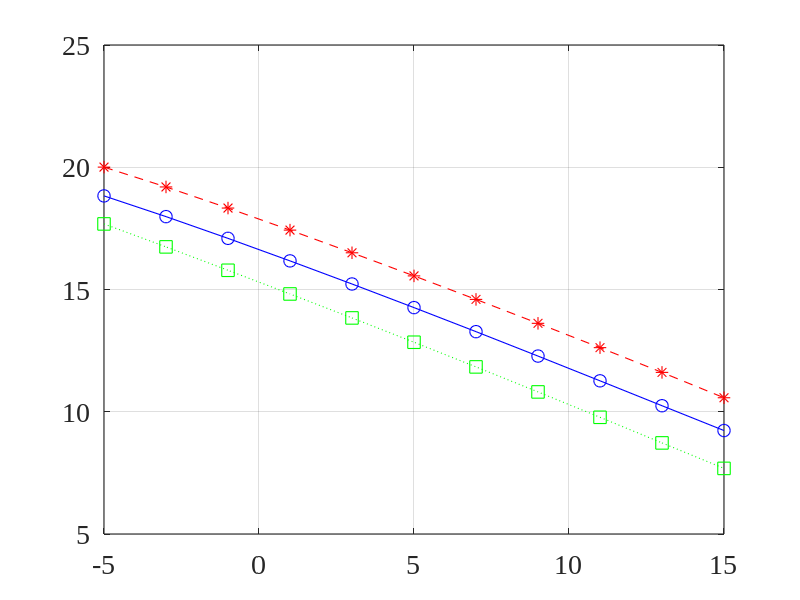
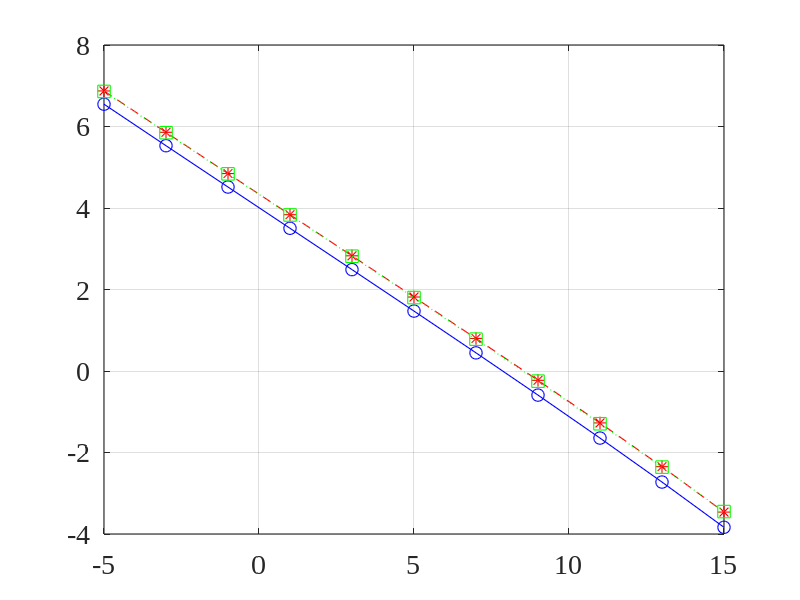
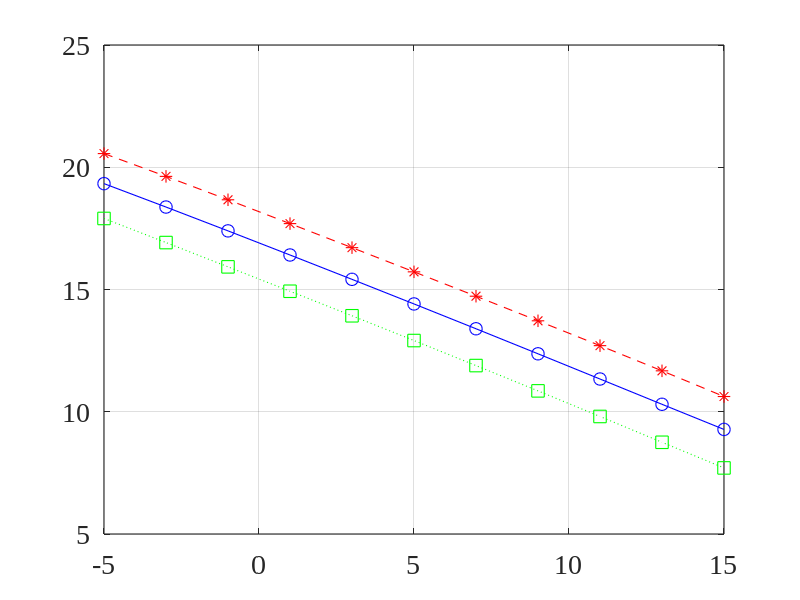
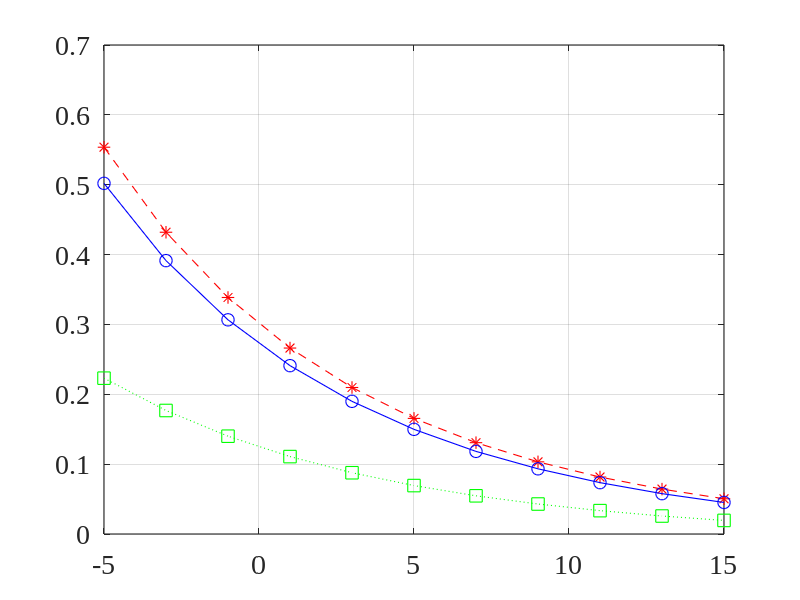

Recreate these plots in MATLAB, in order.
close all; clc; clear all;
linewd = 0.8;
hcfontsize = 20;
MarkerSize=9;

broadband_iSNR_dB=(-5:15)';
broadband_iSNR=10.^(broadband_iSNR_dB/10);

f=linspace(-0.5,0.5,1e4);  % frequency
f=f(2:end-1);
df=f(2)-f(1);

A=0.5;
T=500;
f0=0.1;
phiX=A^2/4*(sin(T*pi*(f+f0))./sin(pi*(f+f0))).^2+A^2/4*(sin(T*pi*(f-f0))./sin(pi*(f-f0))).^2;

phiV=T*A^2/2./broadband_iSNR;

narrowband_iSNR=(1./phiV) * phiX;
H_W=narrowband_iSNR./(1+narrowband_iSNR);

int_phiX=df*ones(size(broadband_iSNR))*sum(phiX);
int_phiV=phiV;

gain_values=zeros(length(broadband_iSNR),3);
MSE_values=zeros(length(broadband_iSNR),3);
xi_n_values=zeros(length(broadband_iSNR),3);
xi_d_values=zeros(length(broadband_iSNR),3);

k=2;
H=narrowband_iSNR./(1+narrowband_iSNR);
int_H2_phiX=df*sum(H.^2 .* (ones(size(broadband_iSNR))*phiX),2);
int_H2_phiV=df* sum(H.^2 .* (phiV * ones(size(f))),2);
int_Hm12_phiX=df*sum(abs(H-1).^2 .* (ones(size(broadband_iSNR))*phiX),2);
oSNR=int_H2_phiX./int_H2_phiV;
oSNR_dB=10*log10(oSNR);
gain=oSNR_dB-broadband_iSNR_dB;
MSE=10*log10(int_H2_phiV+int_Hm12_phiX);
xi_n=10*log10(int_phiV./int_H2_phiV);
xi_d=10*log10(int_phiX./int_H2_phiX);
gain_values(:,k)=gain;
MSE_values(:,k)=MSE;
xi_n_values(:,k)=xi_n;
xi_d_values(:,k)=xi_d;

k=1;
H=1-1./(1+narrowband_iSNR.^2).^0.5; % HcW2  
int_H2_phiX=df*sum(H.^2 .* (ones(size(broadband_iSNR))*phiX),2);
int_H2_phiV=df* sum(H.^2 .* (phiV * ones(size(f))),2);
int_Hm12_phiX=df*sum(abs(H-1).^2 .* (ones(size(broadband_iSNR))*phiX),2);
oSNR=int_H2_phiX./int_H2_phiV;
oSNR_dB=10*log10(oSNR);
gain=oSNR_dB-broadband_iSNR_dB;
MSE=10*log10(int_H2_phiV+int_Hm12_phiX);
xi_n=10*log10(int_phiV./int_H2_phiV);
xi_d=10*log10(int_phiX./int_H2_phiX);
gain_values(:,k)=gain;
MSE_values(:,k)=MSE;
xi_n_values(:,k)=xi_n;
xi_d_values(:,k)=xi_d;

k=3;
H=(narrowband_iSNR.^2./(1+narrowband_iSNR.^2)).^0.5; 
int_H2_phiX=df*sum(H.^2 .* (ones(size(broadband_iSNR))*phiX),2);
int_H2_phiV=df* sum(H.^2 .* (phiV * ones(size(f))),2);
int_Hm12_phiX=df*sum(abs(H-1).^2 .* (ones(size(broadband_iSNR))*phiX),2);
oSNR=int_H2_phiX./int_H2_phiV;
oSNR_dB=10*log10(oSNR);
gain=oSNR_dB-broadband_iSNR_dB;
MSE=10*log10(int_H2_phiV+int_Hm12_phiX);
xi_n=10*log10(int_phiV./int_H2_phiV);
xi_d=10*log10(int_phiX./int_H2_phiX);
gain_values(:,k)=gain;
MSE_values(:,k)=MSE;
xi_n_values(:,k)=xi_n;
xi_d_values(:,k)=xi_d;

figure
plot(broadband_iSNR_dB(1:2:end),gain_values(1:2:end,1),'--r*','linewidth',linewd, 'MarkerSize',MarkerSize);
hold on
plot(broadband_iSNR_dB(1:2:end),gain_values(1:2:end,2),'-bo','linewidth',linewd, 'MarkerSize',MarkerSize);
plot(broadband_iSNR_dB(1:2:end),gain_values(1:2:end,3),':gs','linewidth',linewd, 'MarkerSize',MarkerSize);
hold off
set(gca, 'Color', [1, 1, 1]); 
set(gca, 'FontName', 'Times New Roman');
set(gca, 'FontSize', hcfontsize);
set(gca, 'LineWidth', linewd); 
box on; grid on;

figure
plot(broadband_iSNR_dB(1:2:end),MSE_values(1:2:end,1),'--r*','linewidth',linewd, 'MarkerSize',MarkerSize);
hold on
plot(broadband_iSNR_dB(1:2:end),MSE_values(1:2:end,2),'-bo','linewidth',linewd, 'MarkerSize',MarkerSize);
plot(broadband_iSNR_dB(1:2:end),MSE_values(1:2:end,3),':gs','linewidth',linewd, 'MarkerSize',MarkerSize);
hold off
set(gca, 'Color', [1, 1, 1]); 
set(gca, 'FontName', 'Times New Roman');
set(gca, 'FontSize', hcfontsize);
set(gca, 'LineWidth', linewd); 
box on; grid on;

figure
plot(broadband_iSNR_dB(1:2:end),xi_n_values(1:2:end,1),'--r*','linewidth',linewd, 'MarkerSize',MarkerSize);
hold on
plot(broadband_iSNR_dB(1:2:end),xi_n_values(1:2:end,2),'-bo','linewidth',linewd, 'MarkerSize',MarkerSize);
plot(broadband_iSNR_dB(1:2:end),xi_n_values(1:2:end,3),':gs','linewidth',linewd, 'MarkerSize',MarkerSize);
hold off
set(gca, 'Color', [1, 1, 1]); 
set(gca, 'FontName', 'Times New Roman');
set(gca, 'FontSize', hcfontsize);
set(gca, 'LineWidth', linewd); 
box on; grid on;

figure
plot(broadband_iSNR_dB(1:2:end),xi_d_values(1:2:end,1),'--r*','linewidth',linewd, 'MarkerSize',MarkerSize);
hold on
plot(broadband_iSNR_dB(1:2:end),xi_d_values(1:2:end,2),'-bo','linewidth',linewd, 'MarkerSize',MarkerSize);
plot(broadband_iSNR_dB(1:2:end),xi_d_values(1:2:end,3),':gs','linewidth',linewd, 'MarkerSize',MarkerSize);
hold off
set(gca, 'Color', [1, 1, 1]); 
set(gca, 'FontName', 'Times New Roman');
set(gca, 'FontSize', hcfontsize);
set(gca, 'LineWidth', linewd); 
box on; grid on;










